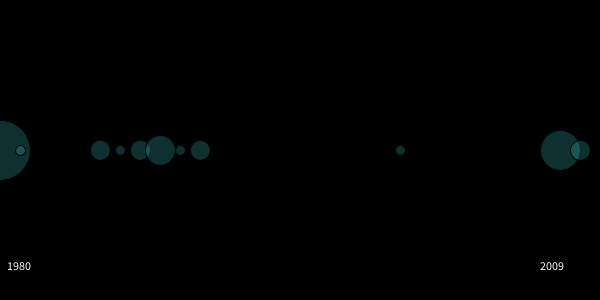
Frame 1 (no input)
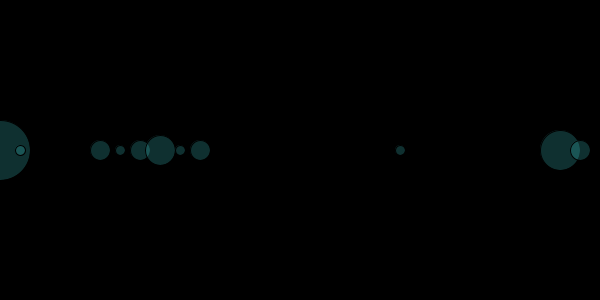
Frame 60 (the mouse pressed at the canvas centre just before this capture)
Frame 120 (the mouse held since frame 60 and released just before this capture): identical to frame 60, image omitted

The Processing sketch that drew these frames (run headless with seeded random() and noise(); from frame 60 on, the mouse is pressed at the canvas centre):

// Processing sketch: processing_58870
// ── processing_58870.pde

//copyright Victoria Adams
//HW12 4.17.2012
//men's 50 freestyle world records, statistics from http://en.wikipedia.org/wiki/World_record_progression_50_metres_freestyle

int [] y = {0, 1, 5, 6, 7, 8, 9, 10, 20, 28, 29};
int [] n = {6, 1, 2, 1, 2, 3, 1, 2, 1, 4, 2};
String [] c = {"USA x 6", "USA", "Switzerland & USA", "USA", "USA x 2",
  "USA x 2 & South Africa", "USA", "USA x 2", "Russia", "Australia x 3 & France",
  "Brazil & France"};
color col;

void setup ()
{
  background (0);
  size (600, 300);
  smooth ();
}

void draw ()
{
  background (0);
  years ();
  drawCircles ();
  countryNames ();
}

void years ()
{
  text ("1980", 7, 270);
  text ("2009", 540, 270);
}

void drawCircles ()
{
  for (int i = 0; i < y.length; i++)
  {
    circle (y[i]*20, height/2, (n[i])*10);
  }
}

void countryNames ()
{
      rectMode(CORNER);
      fill (0);
      rect (0, 0, 400, 50);
  for (int i = 0; i < y.length; i++)
  {
    if (dist (y[i]*20, height/2, mouseX, mouseY) < 10)
    {
      fill (200);
      textSize (20);
      text (c[i], 30, 30);
    }
    else 
    {

    }
  }
}

void circle (int x, int y, int d)
{
  fill (62, 206, 202, 60);
  ellipse (x, y, d, d);
}
